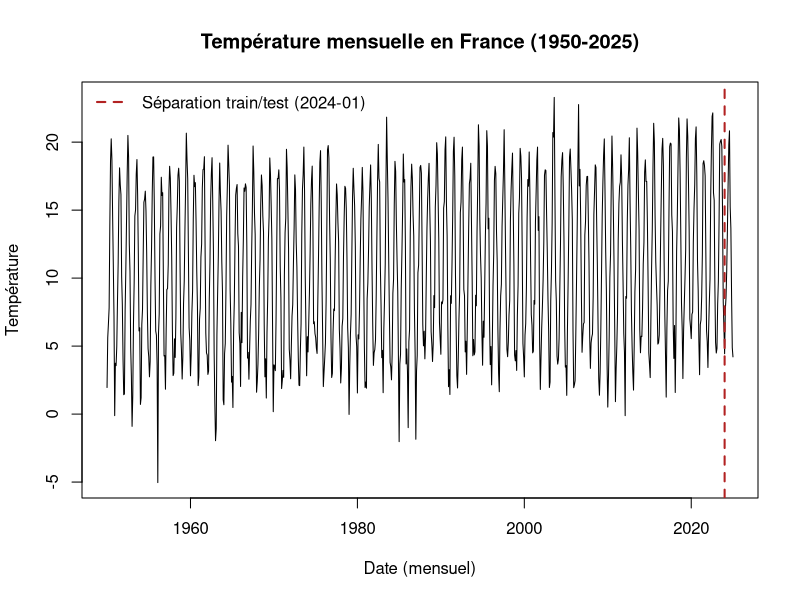
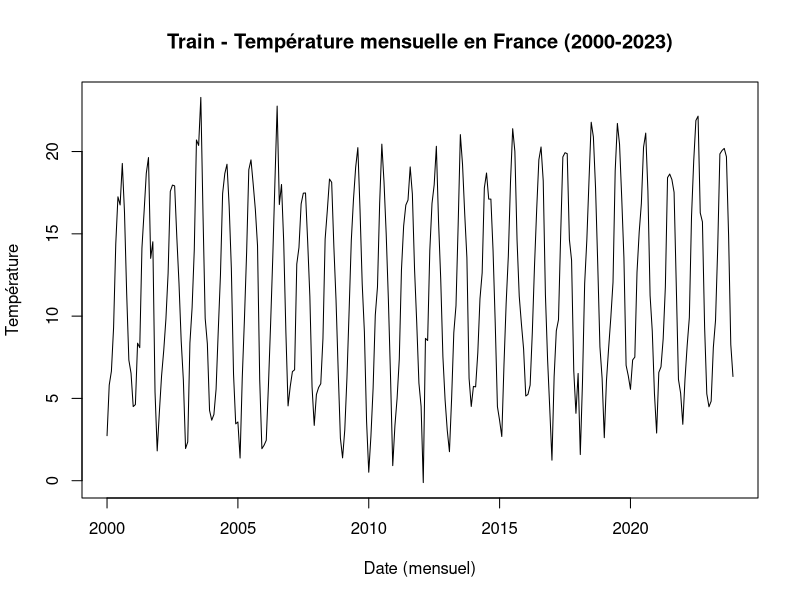
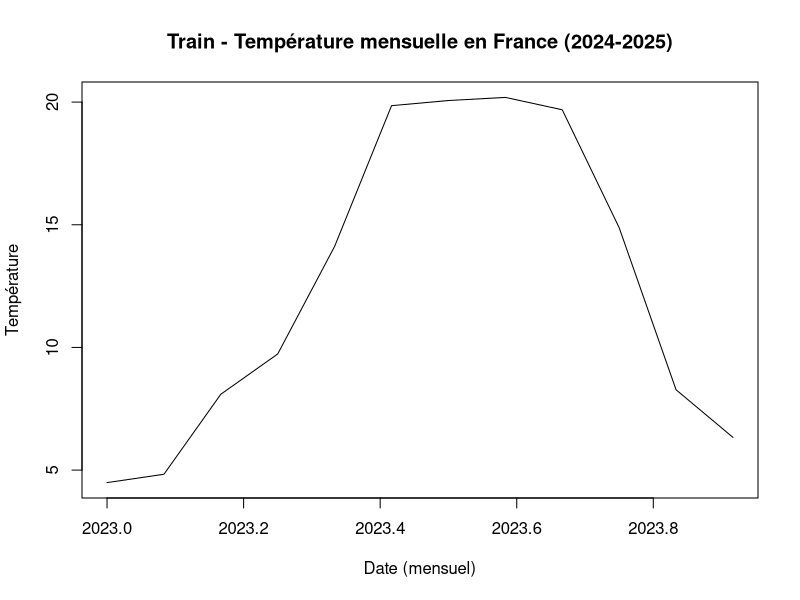
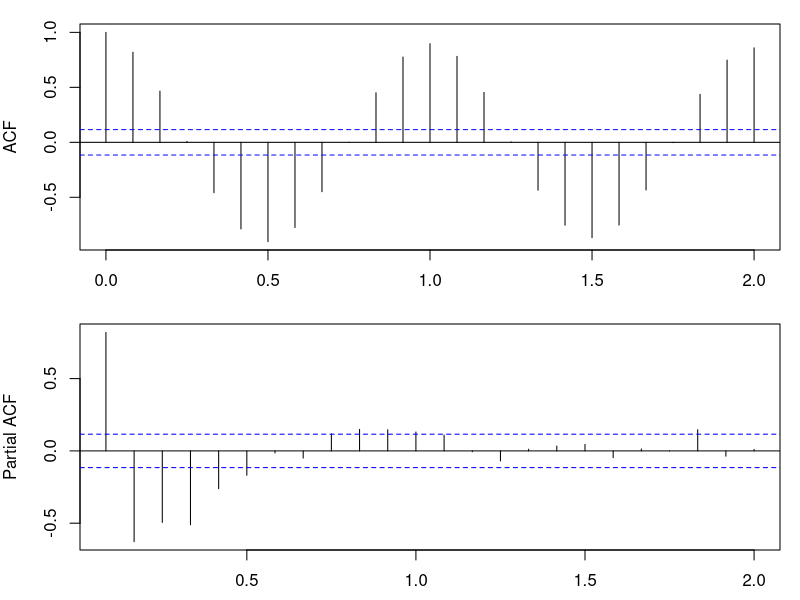
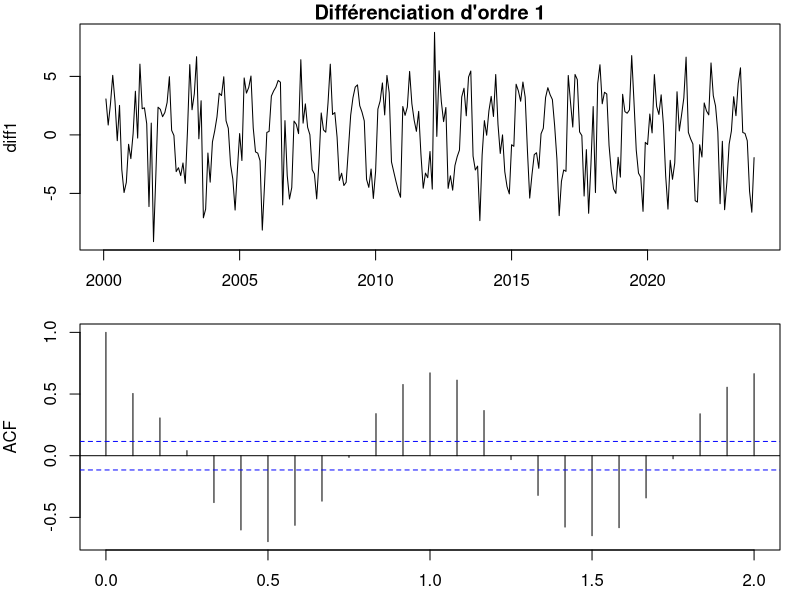
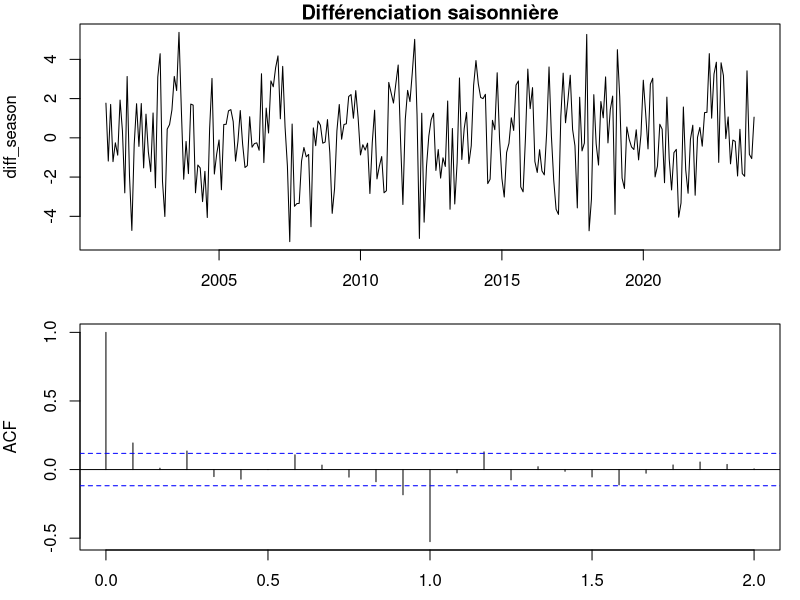
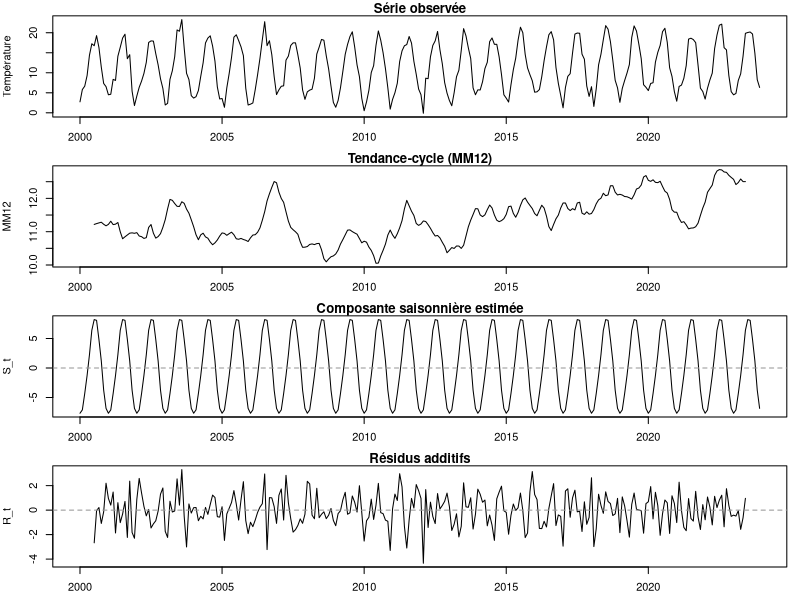
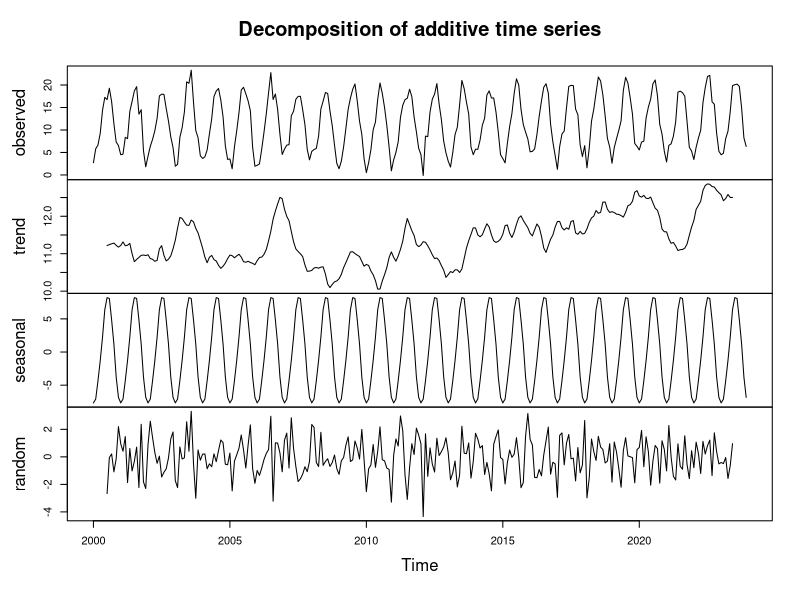

These figures' R source, in order:
## ---- chunk 1
knitr::opts_chunk$set(fig.width = 10, fig.height = 5, message = FALSE, warning = FALSE)
## ---- chunk 2
library(ggplot2)
library(forecast)

data <- read.csv("data/data.csv")
data <- data[, 2]
data <- ts(data, start = c(1950, 1), end = c(2025, 1), frequency = 12)

# Séparation temporelle train/test
train_data <- window(data, end = c(2023, 12))
test_data <- window(data, start = c(2024, 1))

head(train_data)
## ---- chunk 3
plot.ts(
  data,
  main = "Température mensuelle en France (1950-2025)",
  ylab = "Température",
  xlab = "Date (mensuel)"
)
abline(v = 2024, col = "firebrick", lty = 2, lwd = 2)
legend(
  "topleft",
  legend = c("Séparation train/test (2024-01)"),
  col = c("firebrick"),
  lty = 2,
  lwd = 2,
  bty = "n"
)
## ---- chunk 4
short_data <- window(train_data, start = c(2000, 1))
plot.ts(
  short_data,
  main = "Train - Température mensuelle en France (2000-2023)",
  ylab = "Température",
  xlab = "Date (mensuel)"
)

s_data <- window(train_data, start = c(2023, 1))
plot.ts(
  s_data,
  main = "Train - Température mensuelle en France (2024-2025)",
  ylab = "Température",
  xlab = "Date (mensuel)"
)
## ---- chunk 5
par(mfrow = c(2, 1), mar = c(2.5, 4, 1.2, 1))
acf(short_data, main = "ACF")
pacf(short_data, main = "PACF")

#Test de stationnarité
library(tseries)
adf.test(short_data)
## ---- chunk 6
diff1 <- diff(short_data, differences = 1)
plot(diff1, main = "Différenciation d'ordre 1")
acf(diff1)
## ---- chunk 7
diff_season <- diff(short_data, lag = 12)
plot(diff_season, main = "Différenciation saisonnière")
acf(diff_season)
## ---- chunk 8
ma12 <- ma(short_data, 12)
ecart <- short_data - ma12
mois <- factor(cycle(short_data), levels = 1:12, labels = month.abb)
## ---- chunk 9
lm_temp <- lm(ecart ~ mois - 1, na.action = na.exclude)
coef_saison <- coef(lm_temp)
## ---- chunk 10
coef_saison <- coef_saison - mean(coef_saison, na.rm = TRUE)

saison_est <- ts(
  rep(coef_saison, length.out = length(short_data)),
  start = start(short_data),
  frequency = frequency(short_data)
)
## ---- chunk 11
residus <- short_data - (ma12 + saison_est)
## ---- chunk 12
old_par <- par(no.readonly = TRUE)
par(mfrow = c(4, 1), mar = c(2.5, 4, 1.2, 1))

plot(short_data, main = "Série observée", ylab = "Température")
plot(ma12, main = "Tendance-cycle (MM12)", ylab = "MM12")
plot(saison_est, main = "Composante saisonnière estimée", ylab = "S_t")
abline(h = 0, col = "grey60", lty = 2)
plot(residus, main = "Résidus additifs", ylab = "R_t")
abline(h = 0, col = "grey60", lty = 2)

par(old_par)
## ---- chunk 13
m <- decompose(short_data, type = "additive")
plot(m)
## ---- chunk 14
# Horizon de prévision = taille du jeu de test
h <- length(test_data)
n_train_window <- min(length(train_data), 3 * h) # 75% train / 25% test dans la fenêtre affichée

# Entraînement uniquement sur le train
fit_arima <- auto.arima(train_data, seasonal = TRUE)
fit_arima

# Prévision sur l'horizon test
fc_arima <- forecast(fit_arima, h = h)
## ---- chunk 15
plot(
  fc_arima,
  include = n_train_window,
  main = "Prévisions SARIMA sur l'horizon test",
  ylab = "Température",
  xlab = "Date"
)
lines(test_data, col = "firebrick", lwd = 2)
abline(v = time(test_data)[1], col = "darkgreen", lty = 2, lwd = 2)
legend(
  "topleft",
  legend = c("Prévision (moyenne)", "Observé test", "Début test"),
  col = c("blue", "firebrick", "darkgreen"),
  lty = c(1, 1, 2),
  lwd = 2,
  bty = "n"
)
## ---- chunk 16
y_true <- as.numeric(test_data)
y_pred <- as.numeric(fc_arima$mean)

rmse <- sqrt(mean((y_true - y_pred)^2))
mae <- mean(abs(y_true - y_pred))

# Protection contre une éventuelle division par zéro pour la MAPE
idx_nz <- y_true != 0
mape <- mean(abs((y_true[idx_nz] - y_pred[idx_nz]) / y_true[idx_nz])) * 100

metrics <- data.frame(
  Metrique = c("RMSE", "MAE", "MAPE (%)"),
  Valeur = c(rmse, mae, mape)
)
knitr::kable(metrics, digits = 3, caption = "Performance de prévision sur le jeu de test")
